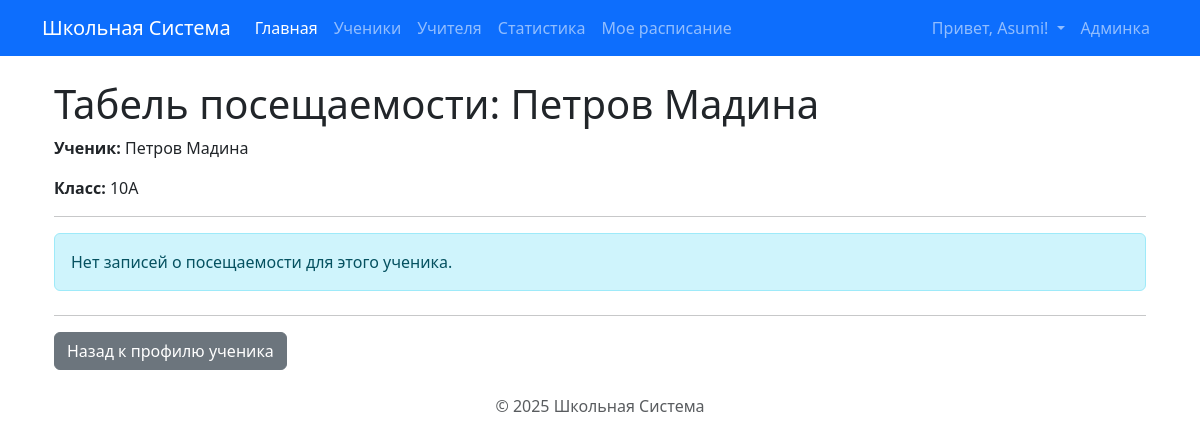
The app's page /students/25/attendance/ (signed in) with its own data.
### core/models.py (models this page shows, shortened)
class Student(models.Model):
    first_name = models.CharField(max_length=100, verbose_name="Имя")
    last_name = models.CharField(max_length=100, verbose_name="Фамилия")
    date_of_birth = models.DateField(null=True, blank=True, verbose_name="Дата рождения")
    current_class = models.ForeignKey(
        Class,
        on_delete=models.SET_NULL, # Если класс удалят/расформируют, ученик останется без класса
        null=True,
        blank=True, # Ученика можно добавить еще до назначения в класс
        related_name='students',
        verbose_name="Текущий класс"
    )
    parent_full_name = models.CharField(max_length=200, blank=True, verbose_name="ФИО родителя")
    parent_phone_number = models.CharField(max_length=20, blank=True, verbose_name="Телефон родителя")
    parent_email = models.EmailField(max_length=254, blank=True, verbose_name="Email родителя")
    photo = models.ImageField(upload_to='students_photos/', blank=True, null=True, verbose_name="Фото")
    history = HistoricalRecords()
    class Meta:
        verbose_name = "Ученик"
        verbose_name_plural = "Ученики"
        ordering = ['current_class', 'last_name', 'first_name'] # Сортировка по классу, потом по фамилии

class Class(models.Model):
    name = models.CharField(max_length=10, unique=True, verbose_name="Название класса (н-р, 9А)")
    class_teacher = models.ForeignKey(
        Teacher,
        on_delete=models.SET_NULL, # Если учителя удалят, поле станет NULL
        null=True,
        blank=True,
        related_name='managed_classes',
        verbose_name="Классный руководитель"
    )
    class Meta:
        verbose_name = "Класс"
        verbose_name_plural = "Классы"
        ordering = ['name']

### core/views.py (the view)
# urls.py: path('students/<int:pk>/attendance/', views.student_attendance_report, name='student_attendance_report'),
@login_required
def student_attendance_report(request, pk):
    student = get_object_or_404(Student, pk=pk)
    user_is_student_owner = False
    if hasattr(request.user, 'student_profile'):
        user_is_student_owner = (request.user.student_profile.student == student)
    if not (is_staff_or_teacher(request.user) or user_is_student_owner):
        raise PermissionDenied # Ошибка 403 Forbidden
    attendance_records = student.attendance_records.select_related(
        'lesson', 'lesson__subject'
    ).order_by('-timestamp')
    context = {
        'student': student,
        'attendance_records': attendance_records,
        'page_title': f'Табель посещаемости: {student.last_name} {student.first_name}',
    }
    return render(request, 'core/student_attendance_report.html', context)

### core/templatetags/schedule_tags.py (called while the page is built)
@register.filter(name='in_group') # <<< Регистрируем новый фильтр
def in_group(user, group_name):
    if not user.is_authenticated:
        return False
    try:
        group = Group.objects.get(name=group_name)
        return group in user.groups.all()
    except Group.DoesNotExist:
        return False

### core/views.py (called while the page is built)
def is_staff_or_teacher(user):
    return user.is_authenticated and (user.is_staff or user.groups.filter(name='Teachers').exists())

### templates/core/student_attendance_report.html (shortened to what this page needs)
{% extends "base.html" %}
{% block content %}
  <div class="container mt-4 mb-4">
    <h1>{{ page_title }}</h1>
    <p><strong>Ученик:</strong> {{ student.last_name }} {{ student.first_name }}</p>
    {% if student.current_class %}
        <p><strong>Класс:</strong> {{ student.current_class.name }}</p>
    {% endif %}
    <hr>
    {% if attendance_records %}
      <p>Отображены последние записи о посещаемости (самые свежие вверху).</p>
      <div class="table-responsive">
        <table class="table table-striped table-hover table-sm">
          <thead>
            <tr>
              <th scope="col">Дата отметки</th>
              <th scope="col">Время урока</th>
              <th scope="col">Предмет</th>
              <th scope="col">Статус</th>
            </tr>
          </thead>
          <tbody>
            {% for record in attendance_records %}
              <tr>
                <td>{{ record.timestamp|date:"d.m.Y" }}</td>
                <td>{{ record.lesson.start_time|time:"H:i" }}</td>
                <td>{{ record.lesson.subject.name }}</td>
                <td>
                  {% if record.status == 'A' %}
                    <span class="text-danger fw-bold">{{ record.get_status_display }}</span>
                  {% elif record.status == 'L' %}
                    <span class="text-warning">{{ record.get_status_display }}</span>
                  {% elif record.status == 'E' %}
                    <span class="text-muted">{{ record.get_status_display }}</span>
                  {% else %}
                    {{ record.get_status_display }}
                  {% endif %}
                </td>
              </tr>
            {% empty %}
              <tr>
                <td colspan="4">Нет записей о посещаемости для этого ученика.</td>
              </tr>
            {% endfor %}
          </tbody>
        </table>
      </div>
    {% else %}
        <div class="alert alert-info mt-3" role="alert">
            Нет записей о посещаемости для этого ученика.
        </div>
    {% endif %}
    <hr class="mt-4">
    <div class="mt-3 mb-3">
       <a href="{% url 'core:student_detail' pk=student.pk %}" class="btn btn-secondary">Назад к профилю ученика</a>
    </div>
  </div>
{% endblock %}

### templates/base.html (shortened to what this page needs)
{% load static %}
{% load schedule_tags %}
<!doctype html>
<html lang="ru">
<head>
  <link href="https://cdn.jsdelivr.net/npm/bootstrap@5.3.3/dist/css/bootstrap.min.css" rel="stylesheet">
</head>
<body>
  <nav class="navbar navbar-expand-lg navbar-dark bg-primary mb-4">
    <div class="container">
      <a class="navbar-brand" href="{% url 'core:index' %}">Школьная Система</a>
      <div class="collapse navbar-collapse" id="navbarNav">
        <ul class="navbar-nav me-auto mb-2 mb-lg-0">
        <li class="nav-item">
          <a class="nav-link active" aria-current="page" href="{% url 'core:index' %}">Главная</a>
        </li>
        {% if user.is_staff or user|in_group:'Teachers' %}
          <li class="nav-item">
             <a class="nav-link" href="{% url 'core:student_list' %}">Ученики</a>
          </li>
          <li class="nav-item">
             <a class="nav-link" href="{% url 'core:teacher_list' %}">Учителя</a>
          </li>
          <li class="nav-item">
             <a class="nav-link" href="{% url 'core:school_statistics' %}">Статистика</a>
          </li>
        {% endif %}
        {% if user.is_authenticated %}
        <li class="nav-item">
          <a class="nav-link" href="{% url 'core:my_schedule' %}">Мое расписание</a>
        </li>
        {% endif %}
      </ul>
        <ul class="navbar-nav ms-auto">
            {% if user.is_authenticated %}
                <li class="nav-item dropdown">
                  <a class="nav-link dropdown-toggle" href="#" id="navbarDropdownUser" role="button" data-bs-toggle="dropdown" aria-expanded="false">
                    Привет, {{ user.username }}!
                  </a>
                </li>
                 {% if user.is_staff %}
                 <li class="nav-item">
                     <a class="nav-link" href="/admin/">Админка</a>
                 </li>
                 {% endif %}
            {% endif %}
        </ul>
      </div>
    </div>
  </nav>
  <div class="container">
    {% block content %}
    {% endblock %}
  </div>
  <footer class="mt-4 text-center text-muted">
    <p>&copy; {% now "Y" %} Школьная Система</p>
  </footer>
</body>
</html>

### records on screen
Student: last_name "Петров", first_name "Мадина", current_class.name "10А"

### other values on screen
{{ user.username }} "Asumi"
{{ page_title }} "Табель посещаемости: Петров Мадина"
